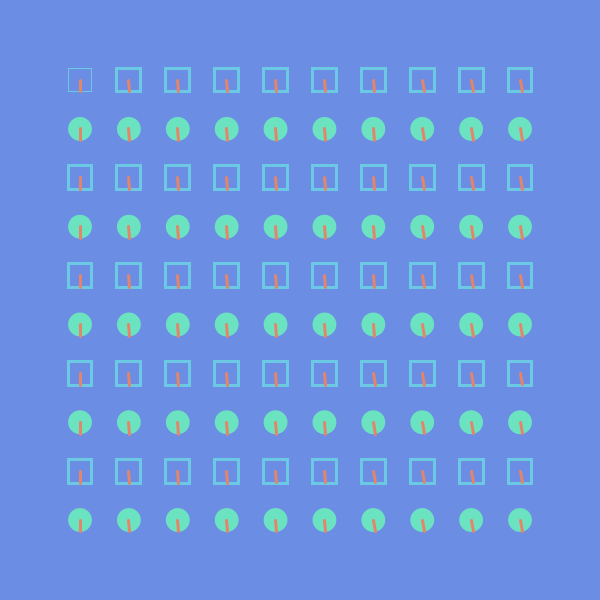
Frame 1 (no input)
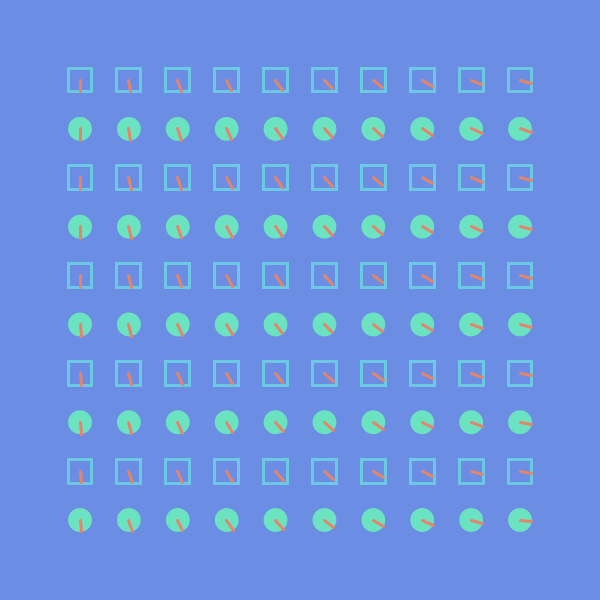
Frame 60 (the mouse pressed at the canvas centre just before this capture)
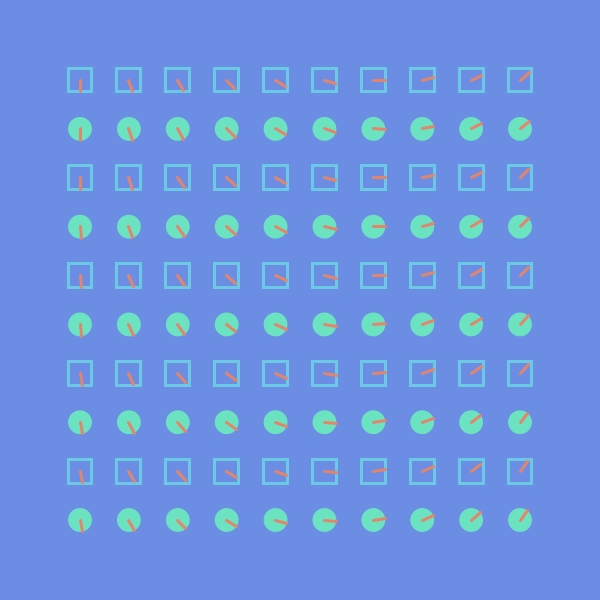
Frame 120 (the mouse held since frame 60 and released just before this capture)

The Processing sketch that drew these frames (run headless with seeded random() and noise(); from frame 60 on, the mouse is pressed at the canvas centre):

// Processing sketch: processing_151682
// ── processing_151682.pde

/*
 * Creative Coding
 * Week 2, 04 - The Clocks
 * by Indae Hwang and Jon McCormack
 * Copyright (c) 2014 Monash University
 *
 * This program draws a grid of circular "clocks", whose hands move according to the elasped time.
 * The higher the clock number the faster it moves, the first clock takes 1 min to go all the way around.
 * The function "movingCircle" is used to draw each clock. It is passed the position, size and hand angle
 * as arguments.
 * 
 */

void setup() {
  size(600, 600);
  background(180);
  rectMode(CENTER);
  noStroke();
}


void draw() {
  background(107, 141, 227);
  noStroke();

  int num = 10  ;
  int margin = 80;

  float gutter = 25; //distance between each cell
  float cellsize = ( width - (2 * margin) - gutter * (num - 1) ) / (num - 1);

  int circleNumber = 0; // counter

  for (int i=0; i<num; i++) {
    for (int j=0; j<num; j++) {
      ++circleNumber;

      float tx = margin + cellsize * i + gutter * i;
      float ty = margin + cellsize * j + gutter * j;

      if ( circleNumber % 2==0) {
        movingCircle(tx, ty, cellsize, circleNumber * TWO_PI * millis() / 600000.0);
      } else {
        movingCircle2(tx, ty, cellsize, circleNumber * TWO_PI * millis() / 600000.0);
      }
    }
  }
}//end of draw 


void movingCircle(float x, float y, float size, float angle) {

  // calculate endpoint of the line
  float tempX = x + (size / 2) * sin(angle);
  float tempY = y + (size / 2) * cos(angle);

  noStroke();
  fill(107,227,193);
  ellipse(x, y, size, size); // circle

    strokeWeight(3);
  stroke(227, 133, 107);
  line(x, y, tempX, tempY); // red line
}

void movingCircle2(float x, float y, float size, float angle) {

  // calculate endpoint of the line
  float tempX = x + (size / 2) * sin(angle);
  float tempY = y + (size / 2) * cos(angle);

  stroke(107, 201, 227);
  noFill();
  rect(x, y, size, size); // circle


  strokeWeight(3);
  stroke(227, 133, 107);
  line(x, y, tempX, tempY); // red line
}
